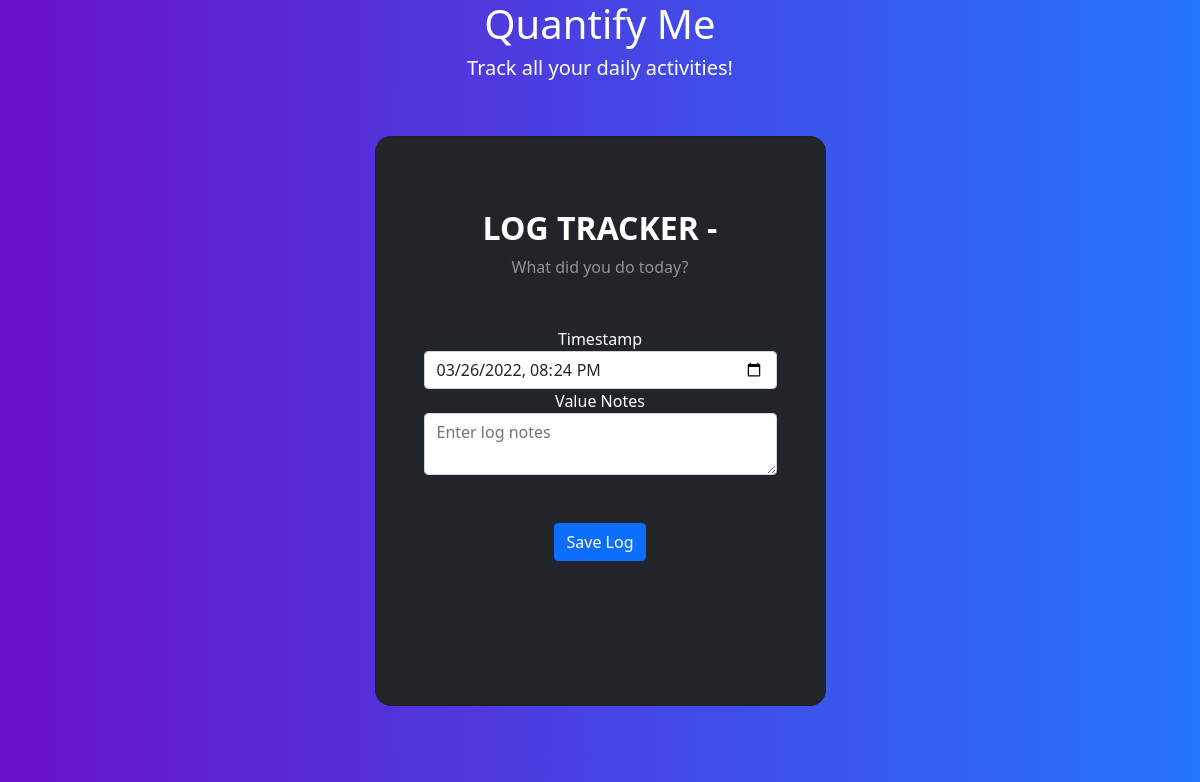
The page /trackers/weight/log on the database as committed earlier.
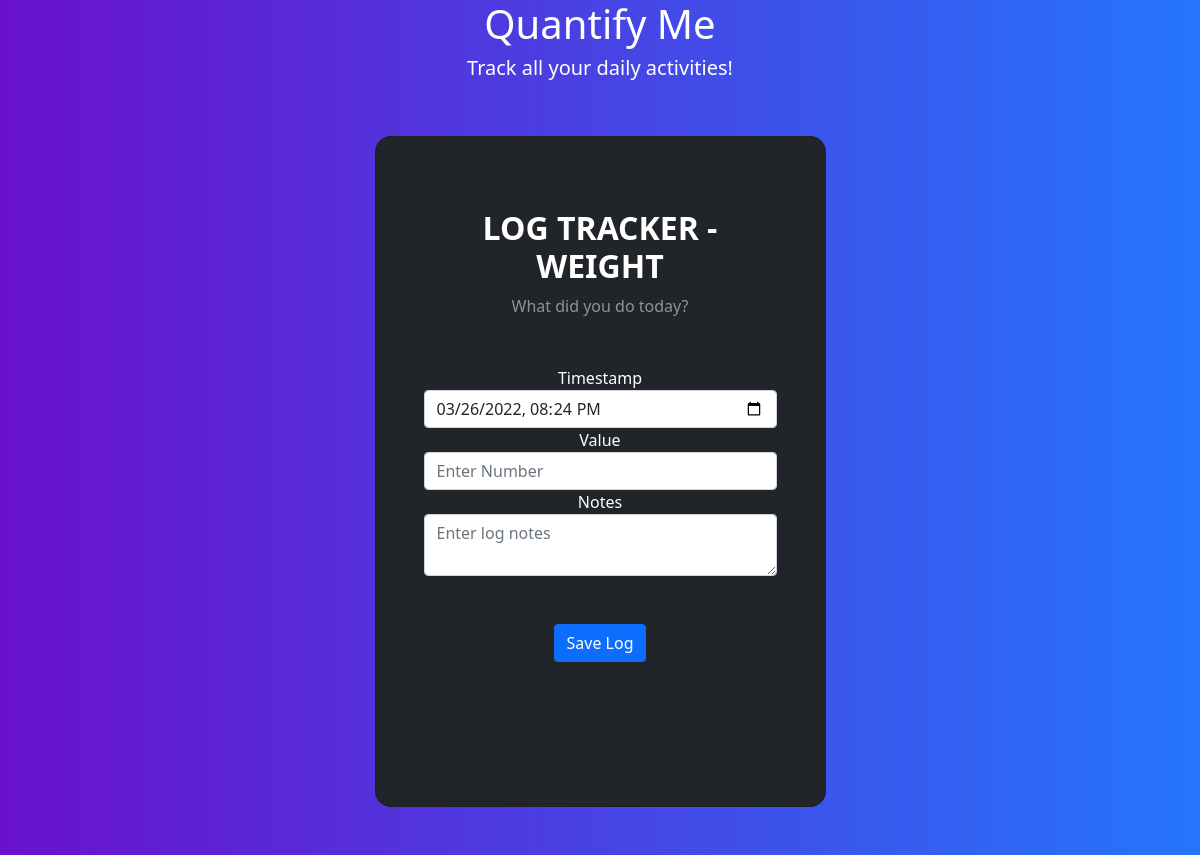
The same page on the database as committed later.
### app/models.py (models this page shows)
class Tracker(db.Model):
    __tablename__ = 'trackers'
    tracker_id = db.Column(db.Integer, primary_key=True, autoincrement=True)
    user_id = db.Column(db.Integer, db.ForeignKey('users.user_id'), nullable=False)
    name = db.Column(db.String(80), nullable=False)
    description = db.Column(db.Text, nullable=False)
    tracker_type = db.Column(db.Integer, nullable=False) #, db.ForeignKey('tracker_types.id'), nullable=False)
    settings = db.Column(db.Text)

### app/controllers.py (the view)
@app.route('/trackers/<tracker>/log', methods=['GET','POST'])
def log_tracker(tracker):
    from .models import Tracker, Log
    tracker = Tracker.query.filter_by(name=tracker).first()
    import datetime
    now = datetime.datetime.now()
    try:
        if request.method == 'POST':
            when = request.form.get('date')
            when = datetime.datetime.strptime(when, '%Y-%m-%dT%H:%M')
            value = request.form.get('value')
            note = request.form.get('note')
            from .database import db
            new_log = Log(timestamp=when, value=value, note=note, tracker_id=tracker.tracker_id, user_id=1)
            db.session.add(new_log)
            db.session.commit()
            return redirect(url_for('dashboard'))
    except Exception as e:
        print(e)
    return render_template("log_tracker.html", user=current_user, tracker=tracker, now=now)

### templates/log_tracker.html (shortened to what this page needs)
<!DOCTYPE html>
<html lang="en"><head>
    <link rel="stylesheet" href="../../static/bootstrap/css/bootstrap.min.css" />
    <link rel="stylesheet" href="../../static/style.css" />
  </head>
  <body class="gradient-custom">
    <div class="text-center text-white">
      <h1>Quantify Me</h1>
      <h5>Track all your daily activities!</h5>
    </div>
    <section class="vh-75 gradient-custom">
      <div class="container py-5 h-100">
        <div class="row d-flex justify-content-center align-items-center h-100">
          <div class="col-12 col-md-8 col-lg-6 col-xl-5">
            <div class="card bg-dark text-white" style="border-radius: 1rem">
              <div class="card-body p-5 text-center">
                <div class="mb-md-5 mt-md-4 pb-5">
                  <h2 class="fw-bold mb-2 text-uppercase">Log Tracker - {{ tracker.name }}</h2>
                  <p class="text-white-50 mb-5">What did you do today?</p>
                  <form method="POST">
                    <label for="date">Timestamp</label>
                    <input
                        type="datetime-local"
                        class="form-control"
                        id="date"
                        name="date"
                        value="{{now}}"
                        required
                    />
                    <label for="value">Value</label>
            {% if tracker.tracker_type=='Numerical'  %}
                    <input
                        type="number"
                        class="form-control"
                        id="value"
                        name="value"
                        placeholder="Enter Number"
                        maxlength="30"
                        required
                    />
            {% elif tracker.tracker_type=='Boolean' %}
                        <br>
                        <input type="radio" id="value" name="value" value="True" checked>
                         <label for="value">True</label><br>
                         <input type="radio" id="value" name="value" value="False">
                         <label for="value">False</label><br>
            {% endif %}
                        <label for="note">Notes</label>
                    <textarea
                        class="form-control"
                        id="note"
                        name="note"
                        placeholder="Enter log notes"
                        maxlength="200"
                        required
                    ></textarea>
                    <br>
                    <button
                      type="submit"
                      class="btn btn-block btn-primary mt-4"
                    >
                    Save Log
                    </button>
                  </form>
                </div>
              </div>
            </div>
          </div>
        </div>
      </div>
    </section>
  </body>
</html>

Rows that differ between the two databases and show on the page:
added Tracker: name "WEIGHT"
